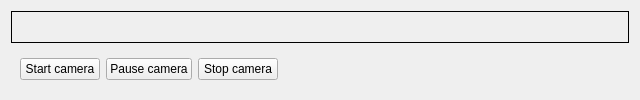
<?xml version="1.0" encoding="UTF-8"?>
<ui version="4.0">
 <class>CameraView</class>
 <widget class="QWidget" name="CameraView">
  <property name="geometry">
   <rect>
    <x>0</x>
    <y>0</y>
    <width>640</width>
    <height>100</height>
   </rect>
  </property>
  <property name="sizePolicy">
   <sizepolicy hsizetype="Expanding" vsizetype="Expanding">
    <horstretch>0</horstretch>
    <verstretch>0</verstretch>
   </sizepolicy>
  </property>
  <property name="minimumSize">
   <size>
    <width>150</width>
    <height>40</height>
   </size>
  </property>
  <property name="windowTitle">
   <string>Form</string>
  </property>
  <layout class="QVBoxLayout" name="verticalLayout">
   <item>
    <widget class="QLabel" name="imgBoxLabel">
     <property name="frameShape">
      <enum>QFrame::Box</enum>
     </property>
     <property name="frameShadow">
      <enum>QFrame::Plain</enum>
     </property>
     <property name="text">
      <string/>
     </property>
    </widget>
   </item>
   <item>
    <widget class="QWidget" name="camNavbarWidget" native="true">
     <property name="sizePolicy">
      <sizepolicy hsizetype="Preferred" vsizetype="Fixed">
       <horstretch>0</horstretch>
       <verstretch>0</verstretch>
      </sizepolicy>
     </property>
     <layout class="QHBoxLayout" name="horizontalLayout">
      <item>
       <widget class="QPushButton" name="startCamBtn">
        <property name="sizePolicy">
         <sizepolicy hsizetype="Fixed" vsizetype="Fixed">
          <horstretch>0</horstretch>
          <verstretch>0</verstretch>
         </sizepolicy>
        </property>
        <property name="text">
         <string>Start camera</string>
        </property>
       </widget>
      </item>
      <item>
       <widget class="QPushButton" name="pauseCamBtn">
        <property name="text">
         <string>Pause camera</string>
        </property>
       </widget>
      </item>
      <item>
       <widget class="QPushButton" name="stopCamBtn">
        <property name="sizePolicy">
         <sizepolicy hsizetype="Fixed" vsizetype="Fixed">
          <horstretch>0</horstretch>
          <verstretch>0</verstretch>
         </sizepolicy>
        </property>
        <property name="text">
         <string>Stop camera</string>
        </property>
       </widget>
      </item>
      <item>
       <spacer name="horizontalSpacer">
        <property name="orientation">
         <enum>Qt::Horizontal</enum>
        </property>
        <property name="sizeHint" stdset="0">
         <size>
          <width>359</width>
          <height>20</height>
         </size>
        </property>
       </spacer>
      </item>
     </layout>
    </widget>
   </item>
  </layout>
 </widget>
 <resources/>
 <connections/>
</ui>
